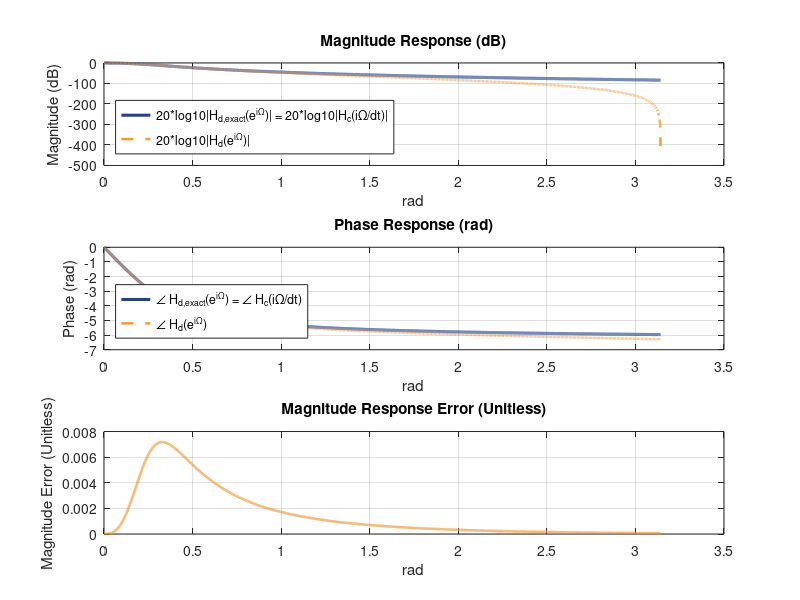

Recreate this plot in MATLAB. (Note: this script raises an error after producing the figure.)
% ============================== (A) ================================== %

clear all

dt = 0.2;

den_common = dt^4 + 5*dt^3 + 10*dt^2 + 10*dt + 4;

b4 = (dt^4) / den_common;
a3 = (4*dt^4 + 10*dt^3 - 20*dt - 16) / den_common;
a2 = (6*dt^4 - 20*dt^2 + 24)          / den_common;
a1 = (4*dt^4 - 10*dt^3 + 20*dt - 16) / den_common;
a0 = (dt^4 - 5*dt^3 + 10*dt^2 - 10*dt + 4) / den_common;

num_d = b4 * [1, 4, 6, 4, 1];
den_d = [1, a3, a2, a1, a0];

num_c = [0, 0,  0,  0, 4];
den_c = [1, 5, 10, 10, 4];

OMEGA = linspace(0, pi, 10001); % normalized digital frequency [0, pi]
omega = OMEGA/dt;                % continuous frequency [0, pi/T]
sFreq = 1i.*omega;
zFreq = exp(1i.*OMEGA);
sMat = [sFreq.^4; sFreq.^3; sFreq.^2; sFreq.^1; sFreq.^0];
zMat = [zFreq.^4; zFreq.^3; zFreq.^2; zFreq.^1; zFreq.^0];

Yexact = (num_c*sMat) ./ (den_c*sMat);

Yd = (num_d*zMat) ./ (den_d*zMat);

Yerror = abs(Yexact - Yd);

figure(1)
subplot(3, 1, 1)
plot(OMEGA, 20*log10(abs(Yexact)), ...
    'Color', [0.15, 0.25, 0.55], 'LineWidth', 2.2, 'LineStyle', '-');
hold on;
plot(OMEGA, 20*log10(abs(Yd)), ...
    'Color', [0.95, 0.60, 0.20], 'LineWidth', 1.8, 'LineStyle', '--');
hold off;
xlabel('rad'); ylabel('Magnitude (dB)'); grid on
legend('20*log10|H_{d,exact}(e^{i\Omega})| = 20*log10|H_c(i\Omega/dt)|', '20*log10|H_d(e^i^\Omega)|', 'Location', 'southwest')
title('Magnitude Response (dB)')

subplot(3, 1, 2)
plot(OMEGA, unwrap(angle(Yexact)), ...
    'Color', [0.15, 0.25, 0.55], 'LineWidth', 2.2, 'LineStyle', '-');
hold on;
plot(OMEGA, unwrap(angle(Yd)), ...
    'Color', [0.95, 0.60, 0.20], 'LineWidth', 1.8, 'LineStyle', '--');
hold off;
xlabel('rad'); ylabel('Phase (rad)'); grid on
legend('\angle H_{d,exact}(e^{i\Omega}) = \angle H_c(i\Omega/dt)', '\angle H_d(e^{i\Omega})', 'Location', 'southwest');
title('Phase Response (rad)')

subplot(3, 1, 3)
plot(OMEGA, Yerror, 'Color', [0.95, 0.60, 0.20], 'LineWidth', 1.8)
xlabel('rad'); ylabel('Magnitude Error (Unitless)'); grid on
title('Magnitude Response Error (Unitless)')
sgtitle('Homework 19 - Frequency Response (Discrete Time)')

% ============================== (B) ================================== %

% Direct Form II implementation
A = [0  1   0   0; ...
    0   0   1   0; ...
    0   0   0   1; ...
    -a0 -a1 -a2 -a3]
B = [0; 0; 0; 1]

% find the strictly proper tf part numerator
beta3 = b4 * (4 - a3);
beta2 = b4 * (6 - a2);
beta1 = b4 * (4 - a1);
beta0 = b4 * (1 - a0);
C = [beta0, beta1, beta2, beta3]

D = b4

% ============================== (C) ================================== %

% Eigenvalues and distance to unit circle
lambda = eig(A);
rho = abs(lambda);
theta = angle(lambda);
d = abs(1 - rho);

polar_form = compose('%.6f * exp(i * %.5f)', rho, theta);

T = table(polar_form, d, 'VariableNames', {'Polar_Form', 'Distance_d'});
disp(T)

% ============================== (E) ================================== %

% Diagonal form

[P, Adiag] = eig(A);

Adiag
Bdiag = inv(P)*B
Cdiag = C*P
Ddiag = D

% ============================== (F) ================================== %

% Parallel as possible

Ppar = [real(P(:,1)), imag(P(:,1)), P(:,3), P(:,4)];

Apar = inv(Ppar) * A * Ppar
Bpar = inv(Ppar) * B
Cpar = C*Ppar
Dpar = D

% ============================== (I) ================================== %

% Parallel as possible - implemented in fixed point [16, -10]
% representation

K = 1000;
Pbar = Ppar*K;

A_inf = inv(Pbar) * A * Pbar;
B_inf = inv(Pbar) * B;
C_inf = C*Pbar;
D_inf = D;

% Scale factor for [16, -10] fixed-point representation
scale = 2^10; % 1024

% Direct round-to-nearest fixed-point conversion
Abar = round(A_inf * scale) / scale;
Bbar = round(B_inf * scale) / scale;
Cbar = round(C_inf * scale) / scale;
Dbar = 1 / scale; % truncates to zero

% Display quantized matrices
disp('Abar:'); disp(Abar);
disp('Bbar:'); disp(Bbar);
disp('Cbar:'); disp(Cbar);
disp('Dbar:'); disp(Dbar);

% ============================== (J) ================================== %
% Eigenvalues of approximated Abar in polar form
lambda_bar = eig(Abar);
rho_bar = abs(lambda_bar);
theta_bar = angle(lambda_bar);

polar_form_bar = compose('%.6f * exp(i * %.5f)', rho_bar, theta_bar);
T_J = table(polar_form_bar, 'VariableNames', {'Approximated_Polar_Form'});
disp(T_J)

% ============================== (K) ================================== %
% Distance d_bar between each approximated eigenvalue and the unit circle
d_bar = abs(1 - rho_bar);

T_K = table(polar_form_bar, d_bar, 'VariableNames', {'Polar_Form_Bar', 'Distance_d_bar'});
disp(T_K)

% ============================== (L) ================================== %
% Relative movement of each eigenvalue: X = |d_l - d_bar_l| / d_l
% (Sort both sets by real/imag parts to ensure matching pairs)
[~, idx_orig] = sort(real(lambda) + imag(lambda));
[~, idx_bar]  = sort(real(lambda_bar) + imag(lambda_bar));

d_sorted     = d(idx_orig);
d_bar_sorted = d_bar(idx_bar);

X = abs(d_sorted - d_bar_sorted) ./ d_sorted;
X_pct = X * 100;

for l = 1:length(X)
    fprintf('eigenvalue lambda_%d moved a total of %.4f%% of the distance between lambda_%d and the unit circle.\n', ...
        l, X_pct(l), l);
end
